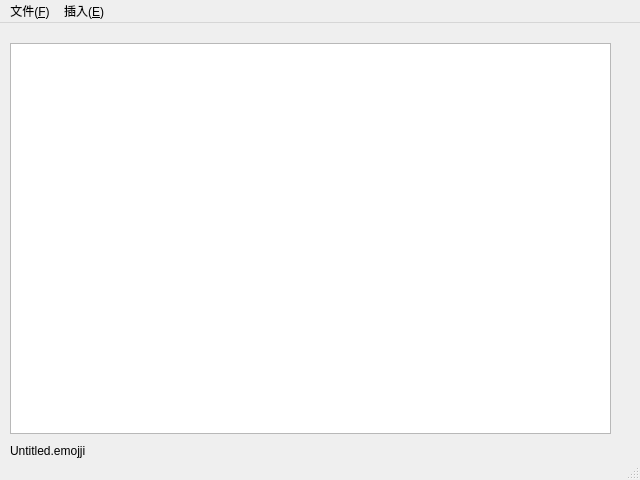
<?xml version="1.0" encoding="UTF-8"?>
<ui version="4.0">
 <class>MainWindow</class>
 <widget class="QMainWindow" name="MainWindow">
  <property name="geometry">
   <rect>
    <x>0</x>
    <y>0</y>
    <width>640</width>
    <height>480</height>
   </rect>
  </property>
  <property name="windowTitle">
   <string notr="true">Emojii++</string>
  </property>
  <widget class="QWidget" name="centralwidget">
   <widget class="QTextEdit" name="textEdit">
    <property name="geometry">
     <rect>
      <x>10</x>
      <y>20</y>
      <width>601</width>
      <height>391</height>
     </rect>
    </property>
   </widget>
   <widget class="QLabel" name="label">
    <property name="geometry">
     <rect>
      <x>10</x>
      <y>420</y>
      <width>121</width>
      <height>16</height>
     </rect>
    </property>
    <property name="text">
     <string>Untitled.emojji</string>
    </property>
   </widget>
  </widget>
  <widget class="QMenuBar" name="menubar">
   <property name="geometry">
    <rect>
     <x>0</x>
     <y>0</y>
     <width>640</width>
     <height>23</height>
    </rect>
   </property>
   <widget class="QMenu" name="menu_F">
    <property name="title">
     <string>文件(&amp;F)</string>
    </property>
    <addaction name="action_O"/>
    <addaction name="action_I"/>
    <addaction name="actionQuit_Q"/>
    <addaction name="action_A"/>
    <addaction name="actionQuit_Q_2"/>
   </widget>
   <widget class="QMenu" name="menu_E">
    <property name="title">
     <string>插入(&amp;E)</string>
    </property>
    <addaction name="action_T"/>
    <addaction name="action_Y"/>
   </widget>
   <addaction name="menu_F"/>
   <addaction name="menu_E"/>
  </widget>
  <widget class="QStatusBar" name="statusbar"/>
  <action name="action_O">
   <property name="text">
    <string>打开(&amp;O)</string>
   </property>
   <property name="toolTip">
    <string>打开一个EMOJII文件</string>
   </property>
   <property name="shortcut">
    <string>Ctrl+O</string>
   </property>
  </action>
  <action name="action_I">
   <property name="text">
    <string>打开来自图片(&amp;I)</string>
   </property>
   <property name="toolTip">
    <string>打开来自图片的文件</string>
   </property>
   <property name="shortcut">
    <string>Alt+O</string>
   </property>
  </action>
  <action name="actionQuit_Q">
   <property name="text">
    <string>保存(&amp;S)</string>
   </property>
   <property name="toolTip">
    <string>保存为EMOJII文件</string>
   </property>
   <property name="shortcut">
    <string>Ctrl+S</string>
   </property>
  </action>
  <action name="action_A">
   <property name="text">
    <string>另存为……(&amp;A)</string>
   </property>
   <property name="toolTip">
    <string>另存为EMOJII文件</string>
   </property>
   <property name="shortcut">
    <string>Ctrl+A</string>
   </property>
  </action>
  <action name="actionQuit_Q_2">
   <property name="text">
    <string>Quit(&amp;Q)</string>
   </property>
  </action>
  <action name="action_T">
   <property name="text">
    <string>特殊字符(&amp;T)</string>
   </property>
   <property name="toolTip">
    <string>打开特殊字符选项卡</string>
   </property>
   <property name="shortcut">
    <string>Ctrl+Shift+T</string>
   </property>
  </action>
  <action name="action_Y">
   <property name="text">
    <string>颜文字模板(&amp;Y)</string>
   </property>
   <property name="toolTip">
    <string>颜文字模板</string>
   </property>
   <property name="shortcut">
    <string>Ctrl+Shift+Y</string>
   </property>
  </action>
 </widget>
 <resources/>
 <connections/>
</ui>
